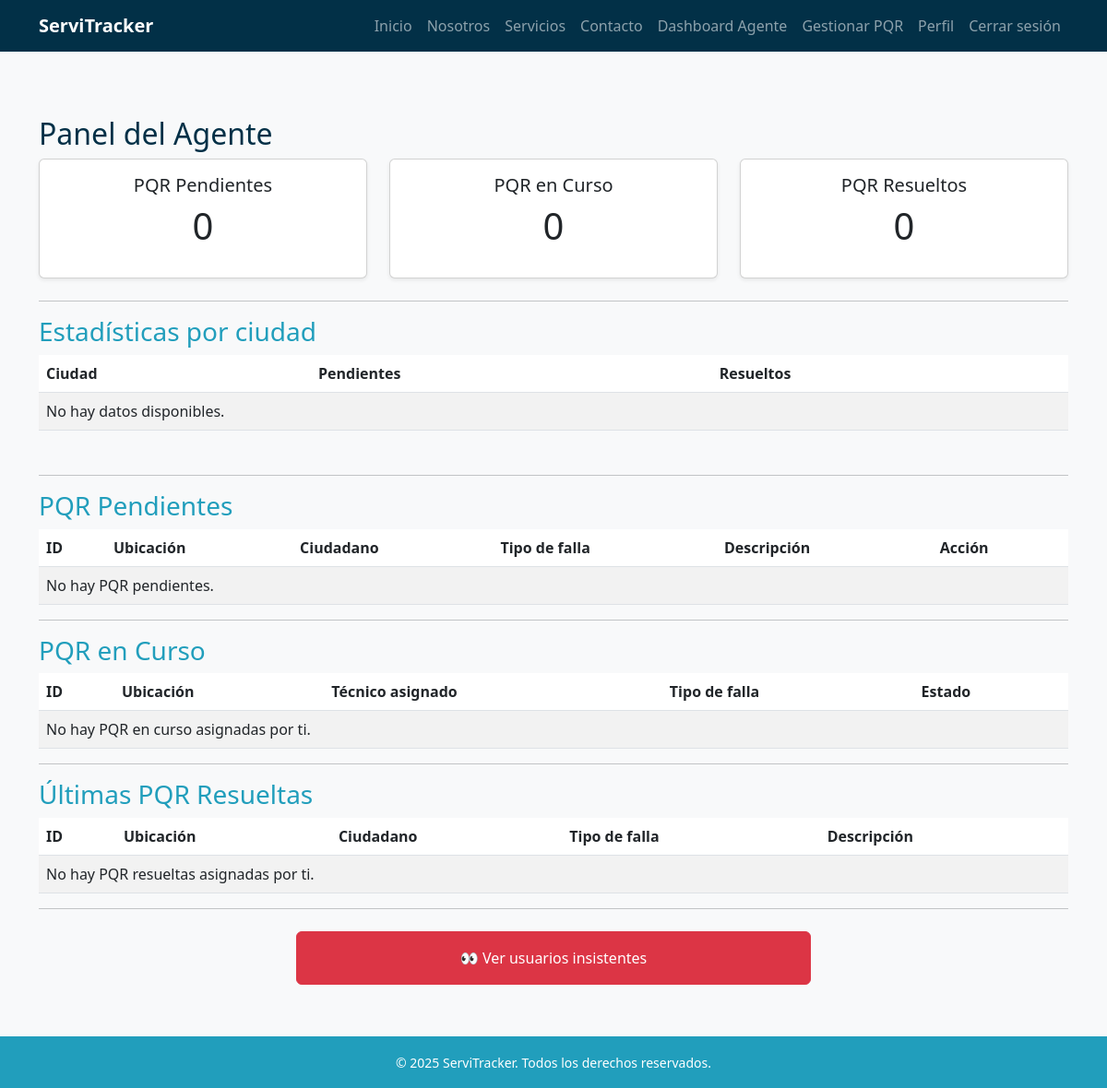
Page /reportes/agente/ (signed in) on the earlier database version.
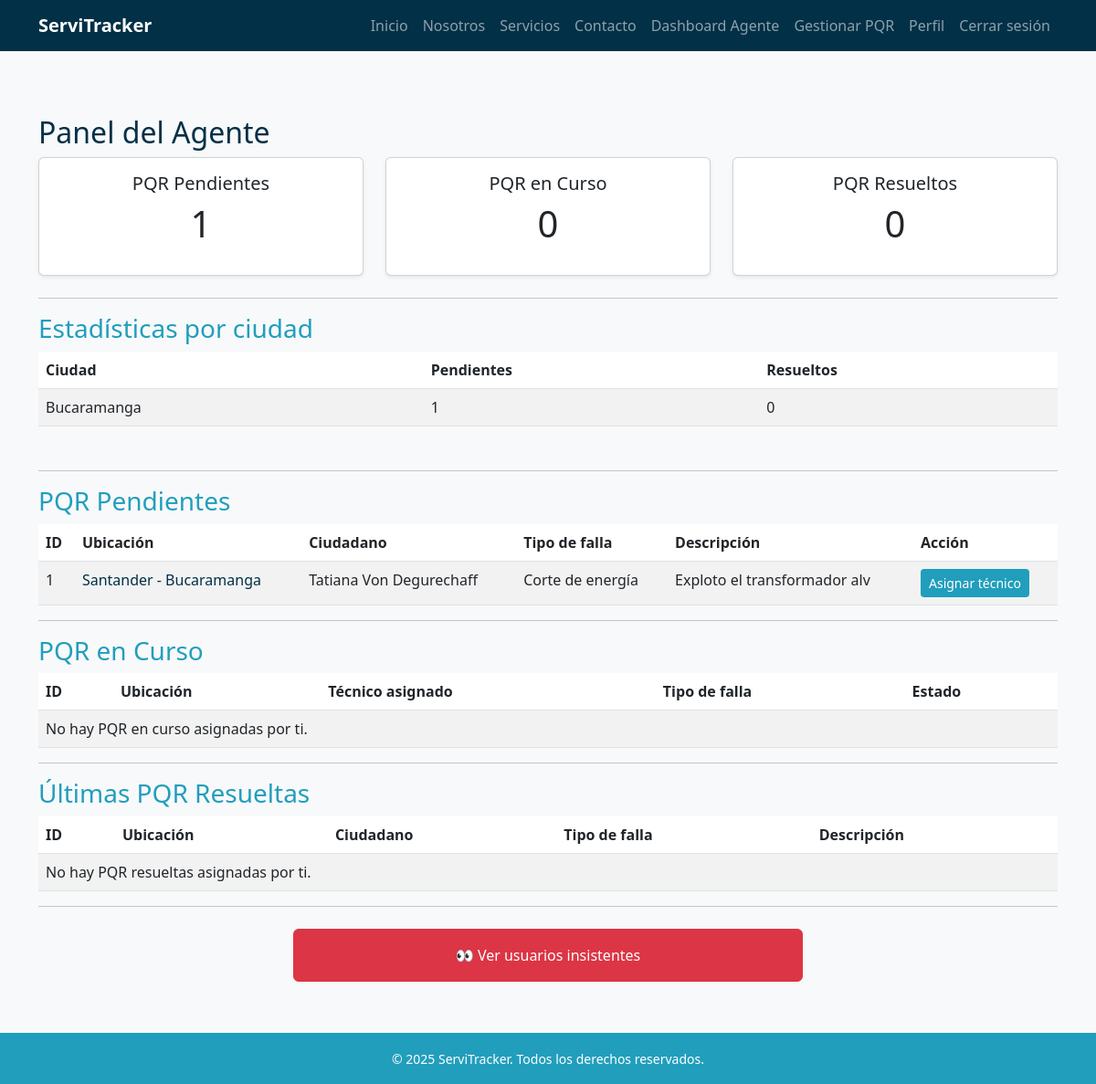
Same page on the later database version.
### propiedades/models.py (models this page shows, shortened)
class Propiedad(models.Model):
    usuario = models.ForeignKey(
        settings.AUTH_USER_MODEL,
        on_delete=models.CASCADE,
        related_name='propiedades'
    )
    departamento = models.CharField(max_length=100)
    ciudad = models.CharField(max_length=100)
    direccion = models.CharField(max_length=200)
    activa = models.BooleanField(default=True)

### pqr/models.py (models this page shows, shortened)
class PQR(models.Model):
    ciudadano = models.ForeignKey(
        settings.AUTH_USER_MODEL,
        on_delete=models.SET_NULL,
        null=True,
        blank=True,
        related_name="pqrs_ciudadano"
    )
    propiedad = models.ForeignKey(
        Propiedad,
        on_delete=models.SET_NULL,
        null=True,
        blank=True
    )
    direccion = models.CharField(max_length=255, blank=True, null=True)
    departamento = models.CharField(max_length=100, blank=True, null=True)
    ciudad = models.CharField(max_length=100, blank=True, null=True)
    telefono_contacto = models.CharField(max_length=20, unique=True, null=True, blank=True)
    tipo_falla = models.ForeignKey(TipoFalla, on_delete=models.PROTECT)
    descripcion = models.TextField()
    estado = models.ForeignKey(EstadoPQR, on_delete=models.PROTECT)
    tecnico_asignado = models.ForeignKey(
        settings.AUTH_USER_MODEL,
        on_delete=models.SET_NULL,
        null=True,
        blank=True,
        related_name="pqrs_tecnico"
    )
    agente_revisor = models.ForeignKey(
        settings.AUTH_USER_MODEL,
        on_delete=models.SET_NULL,
        null=True,
        blank=True,
        related_name="pqrs_agente"
    )
    fecha_creacion = models.DateTimeField(auto_now_add=True)
    fecha_actualizacion = models.DateTimeField(auto_now=True)

class TipoFalla(models.Model):
    nombre = models.CharField(max_length=100)
    def __str__(self):
        return self.nombre

### usuarios/models.py (models this page shows)
class Usuario(AbstractBaseUser, PermissionsMixin):
    ROLES = [
        ("administrador", "Administrador"),
        ("agente", "Agente"),
        ("tecnico", "Técnico"),
        ("ciudadano", "Ciudadano"),
    ]
    documento = models.CharField(max_length=20, unique=True)
    email = models.EmailField(blank=True, null=True)
    nombres = models.CharField(max_length=100, blank=True, null=True)
    apellidos = models.CharField(max_length=100, blank=True, null=True)
    rol = models.CharField(max_length=20, choices=ROLES, default="ciudadano")
    especialidad = models.ForeignKey(Especialidad, on_delete=models.SET_NULL, null=True, blank=True)
    is_active = models.BooleanField(default=True)
    is_staff = models.BooleanField(default=False)
    date_joined = models.DateTimeField(auto_now_add=True)
    objects = UsuarioManager()
    USERNAME_FIELD = "documento"
    REQUIRED_FIELDS = []  # puedes agregar 'email' si quieres que sea obligatorio
    def __str__(self):
        return self.get_public_name()
    def get_full_name(self):
        nombre = (self.nombres or "").strip()
        apellido = (self.apellidos or "").strip()
        full = f"{nombre} {apellido}".strip()
        return full or ""
    def get_public_name(self):
        return self.get_full_name() or "Usuario"

### reportes/views.py (the view)
# urls.py: path("agente/", views.dashboard_agente, name="dashboard_agente"),
@user_passes_test(lambda u: u.rol == "agente")
def dashboard_agente(request):
    pqr_pendientes = PQR.objects.filter(estado__nombre="Pendiente")
    pqr_en_curso = PQR.objects.filter(estado__nombre="En curso", agente_revisor=request.user)
    pqr_resueltas = PQR.objects.filter(estado__nombre="Resuelto", agente_revisor=request.user).order_by("-id")[:5]
    pendientes = pqr_pendientes.count()
    en_curso = pqr_en_curso.count()
    resueltos = pqr_resueltas.count()
    estadisticas_ciudad = {}
    for pqr in list(pqr_pendientes) + list(pqr_resueltas):
        if pqr.propiedad:
            ciudad_key = pqr.propiedad.ciudad
            if ciudad_key not in estadisticas_ciudad:
                estadisticas_ciudad[ciudad_key] = {"pendientes": 0, "resueltos": 0}
            if pqr.estado.nombre == "Pendiente":
                estadisticas_ciudad[ciudad_key]["pendientes"] += 1
            elif pqr.estado.nombre == "Resuelto":
                estadisticas_ciudad[ciudad_key]["resueltos"] += 1
    ciudad = request.GET.get("ciudad")
    if ciudad:
        pqr_pendientes = pqr_pendientes.filter(propiedad__ciudad__icontains=ciudad)
        pqr_en_curso = pqr_en_curso.filter(propiedad__ciudad__icontains=ciudad)
        pqr_resueltas = pqr_resueltas.filter(propiedad__ciudad__icontains=ciudad)
    contexto = {
        "usuario": request.user,
        "pendientes": pendientes,
        "en_curso": en_curso,
        "resueltos": resueltos,
        "estadisticas_ciudad": estadisticas_ciudad,
        "pqr_pendientes": pqr_pendientes,
        "pqr_en_curso": pqr_en_curso,
        "pqr_resueltas": pqr_resueltas,
        "ciudad": ciudad or "",
    }
    return render(request, 'reportes/dashboard_agente.html', contexto)

### templates/reportes/dashboard_agente.html (shortened to what the changed rows need)
{% extends 'base.html' %}
{% block content %}
<h2 class="text-blue-dark">Panel del Agente</h2>
<div class="row mb-4">
    <div class="col-md-4">
        <div class="card shadow-sm">
            <div class="card-body text-center">
                <h5 class="card-title">PQR Pendientes</h5>
                <p class="display-6">{{ pendientes }}</p>
            </div>
        </div>
    </div>
</div>
<table class="table table-striped mb-5">
    <thead>
        <tr>
            <th>Ciudad</th>
            <th>Pendientes</th>
            <th>Resueltos</th>
        </tr>
    </thead>
    <tbody>
        {% for ciudad, datos in estadisticas_ciudad.items %}
        <tr>
            <td>{{ ciudad }}</td>
            <td>{{ datos.pendientes }}</td>
            <td>{{ datos.resueltos }}</td>
        </tr>
        {% empty %}
        <tr><td colspan="3">No hay datos disponibles.</td></tr>
        {% endfor %}
    </tbody>
</table>
<table class="table table-striped">
    <thead>
        <tr>
            <th>ID</th>
            <th>Ubicación</th>
            <th>Ciudadano</th>
            <th>Tipo de falla</th>
            <th>Descripción</th>
            <th>Acción</th>
        </tr>
    </thead>
    <tbody>
        {% for pqr in pqr_pendientes %}
        <tr>
            <td>{{ pqr.id }}</td>
            <td>
                <a href="{% url 'detalle_pqr' pqr.pk %}" class="text-blue-dark text-decoration-none">
                    {{ pqr.propiedad.departamento }} - {{ pqr.propiedad.ciudad }}
                </a>
            </td>
            <td>{{ pqr.ciudadano }}</td>
            <td>{{ pqr.tipo_falla }}</td>
            <td>{{ pqr.descripcion }}</td>
            <td>
                <a href="{% url 'asignar_tecnico' pqr.pk %}" class="btn btn-sm btn-blue-mid">Asignar técnico</a>
            </td>
        </tr>
        {% empty %}
        <tr><td colspan="6">No hay PQR pendientes.</td></tr>
        {% endfor %}
    </tbody>
</table>
<table class="table table-striped">
    <thead>
        <tr>
            <th>ID</th>
            <th>Ubicación</th>
            <th>Técnico asignado</th>
            <th>Tipo de falla</th>
            <th>Estado</th>
        </tr>
    </thead>
</table>
<table class="table table-striped">
    <thead>
        <tr>
            <th>ID</th>
            <th>Ubicación</th>
            <th>Ciudadano</th>
            <th>Tipo de falla</th>
            <th>Descripción</th>
        </tr>
    </thead>
</table>
{% endblock %}

Differences in the rows shown:
now on this page (row unchanged): Propiedad: estadisticas_ciudad "Bucaramanga"
added PQR: id "1", propiedad.departamento "Santander", propiedad.ciudad "Bucaramanga", ciudadano "Tatiana Von Degurechaff", tipo_falla "Corte de energía", descripcion "Exploto el transformador alv"
Other differences:
{{ pendientes }}: "0" → "1"
new list line: "1 0"
text no longer shown: "No hay datos disponibles. No hay PQR pendientes."
